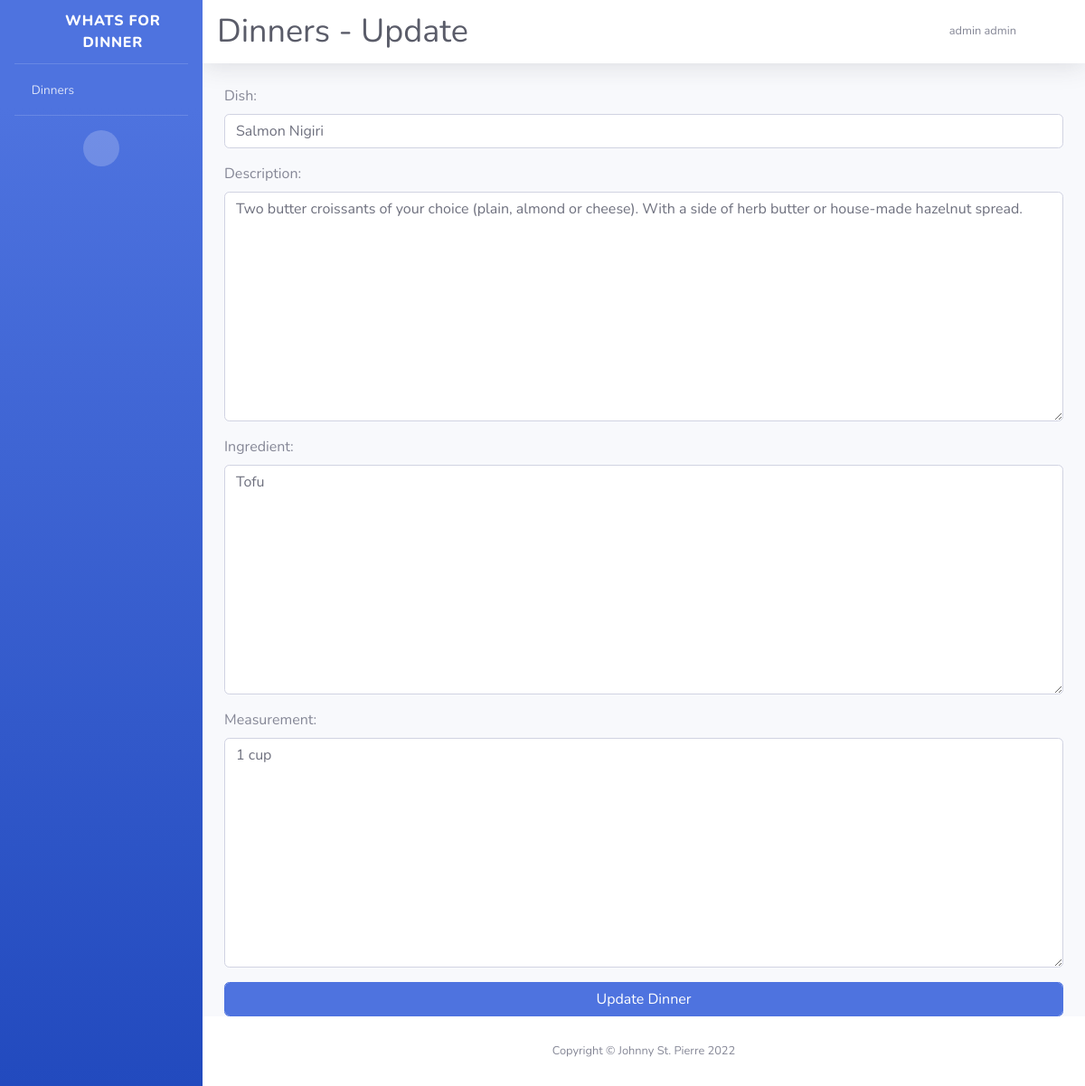
Page /dinners/36/update (signed in) on the committed database.
### whatsfordinner/models.py (models this page shows, shortened)
class Dinner(models.Model):
    dish = models.CharField(max_length=50)
    description = models.TextField(blank=True)
    ingredient = models.TextField(blank=True)
    measurement = models.TextField(blank=True)
    Created_At = models.DateTimeField(auto_now_add=True)
    Created_By = models.ForeignKey(User, on_delete=models.PROTECT, editable=False, related_name='Dinner_created')
    class Meta:
        app_label = 'whatsfordinner'

### whatsfordinner/views.py (the view)
# urls.py: path('dinners/<int:pk>/update', views.DinnerUpdateView, name='dinner_update'),
@login_required(login_url='/accounts/login/')
def DinnerUpdateView(request, pk):
    model = Dinner.objects.get(id=pk)
    form = DinnerForm(request.POST or None,instance=model,request=request)
    if form.is_valid():
        model = form.save()
        model.save()
        success_url = reverse('dinner_detail', kwargs={"pk": model.id})
        return HttpResponseRedirect(success_url)
    return render(request, 'whatsfordinner/dinner_update_form.html', {'form':form})

### whatsfordinner/forms.py
class DinnerForm(ModelForm):
    class Meta:
        model = Dinner
        fields = ['id','dish','description', 'ingredient', 'measurement']
        widgets = {
            'dish': TextInput(attrs={'class':'form-control'}),
            'description': Textarea(attrs={'class':'form-control'}),
            'ingredient': Textarea(attrs={'class':'form-control'}),
            'measurement': Textarea(attrs={'class':'form-control'}),
        }
    def __init__(self, *args, **kwargs):
        self.request = kwargs.pop('request')
        super(DinnerForm, self).__init__(*args, **kwargs)

### whatsfordinner/templatetags/avatar.py (called while the page is built)
@register.filter
def avatar(user):
    letter = user.first_name[0].upper() + user.last_name[0].upper() if user.first_name else '?'
    color_ix = ColorHash(user.id)
    context = {'color_ix': color_ix.hex, 'letter': letter}
    return render_to_string('avatar.html', context)

### whatsfordinner/utils.py (called while the page is built)
def set_current_user(user):
    _thread_locals.user=user

def remove_current_user():
    _thread_locals.user = None

### templates/whatsfordinner/dinner_update_form.html (shortened to what this page needs)
{% extends 'base.html' %}
{% block title %}Dinners - Update{% endblock title %}
{% block content %}
    <form method="post">{% csrf_token %}
        {{ form.as_p }}
        <input class="form-control btn-primary" type="submit" value="Update Dinner">
    </form>
{% endblock content %}

### templates/base.html (shortened to what this page needs)
<!DOCTYPE html>
<html lang="en">
{% load static %}
{% load avatar %}
<head>
    <link href="{% static "vendor/fontawesome-free/css/all.min.css" %}?v=1.0" rel="stylesheet" type="text/css">
    <link href="{% static "/css/loader.css" %}?v=1.3" rel="stylesheet">
    <link href="{% static "/css/sb-admin-2.min.css" %}?v=1.0" rel="stylesheet">
</head>
<body id="page-top">
    <div id="wrapper">
        <ul class="navbar-nav bg-gradient-primary sidebar sidebar-dark accordion" id="accordionSidebar">
            <a class="sidebar-brand d-flex align-items-center justify-content-center" href="{% url 'home' %}">
                <div class="sidebar-brand-icon rotate-n-15">
                    <i class="fas fa-home"></i>
                </div>
                <div class="sidebar-brand-text mx-3">Whats For Dinner</div>
            </a>
            <hr class="sidebar-divider my-0">
            <li class="nav-item">
                <a class="nav-link" href="{% url 'dinners' %}">
                    <i class="fas fa-tools"></i>
                    <span>Dinners</span></a>
            </li>
            <hr class="sidebar-divider d-none d-md-block">
            <div class="text-center d-none d-md-inline">
                <button class="rounded-circle border-0" id="sidebarToggle"></button>
            </div>
        </ul>
        <div id="content-wrapper" class="d-flex flex-column">
            <div id="content">
                <nav class="navbar navbar-expand navbar-light bg-white topbar mb-4 static-top shadow">
                        <div class="d-sm-flex align-items-center justify-content-between">
                            <h1 class="h3 mb-0 text-gray-800 title-name" >{% block title %}{% endblock title %}</h1>
                        </div>
                    <ul class="navbar-nav ml-auto">
                        <li class="nav-item dropdown no-arrow">
                            <a class="nav-link dropdown-toggle" href="#" id="userDropdown" role="button"
                                data-toggle="dropdown" aria-haspopup="true" aria-expanded="false">
                                <span class="mr-2 d-none d-lg-inline text-gray-600 small">{{ user.first_name }} {{ user.last_name }}</span>
                                {{ user|avatar }}
                            </a>
                        </li>
                    </ul>
                </nav>
                <div class="container-fluid">
                    {% block content %}
                    {% endblock content %}
                </div>
            </div>
            <footer class="sticky-footer bg-white">
                <div class="container my-auto">
                    <div class="copyright text-center my-auto">
                        <span>Copyright &copy; Johnny St. Pierre 2022</span>
                    </div>
                </div>
            </footer>
        </div>
    </div>
</body>
</html>

### templates/base.html (style rules this page uses)
.title-name { font-size: 3.0vmin; }

### rows in the picture
Dinner: dish "Salmon Nigiri", description "Two butter croissants of your choice (plain, almond or cheese). With a side of herb butter or house-made hazelnut spread.", ingredient "Tofu", measurement "1 cup"

### other values in the picture
{{ user.first_name }} "admin"
{{ user.last_name }} "admin"
